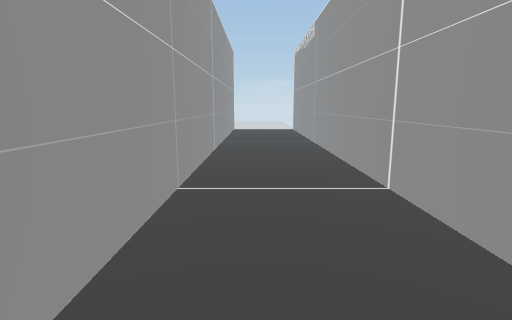
view 1 (above)

24 first-person views from a walk through a scene from a Unity 3-D project. The camera is 1.5 m above the floor, tilts 10° down and sees 80° across. Doors are open. The floor is counted in squares, 1 m on a side. Each view is taken from the middle of a square. On the plan, view 1 faces up. The plan holds only what a view shows up to about 15 squares ahead; the rest is blank. The place goes on beyond the plan.

view 2
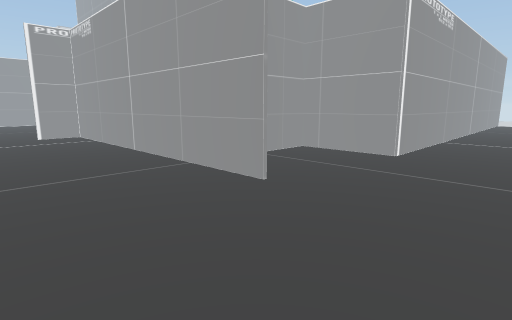

view 3
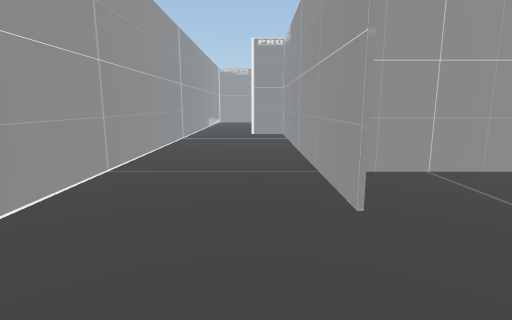

view 4
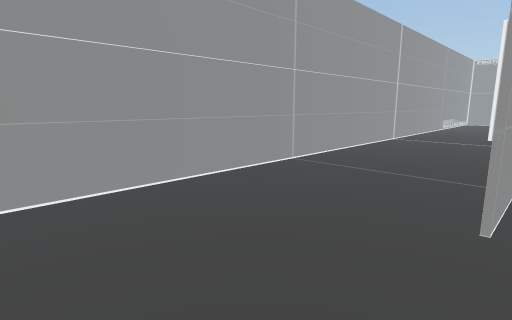

view 5
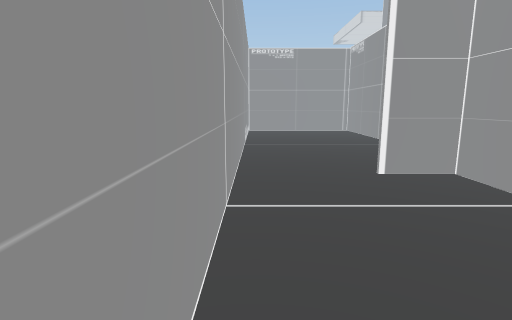

view 6
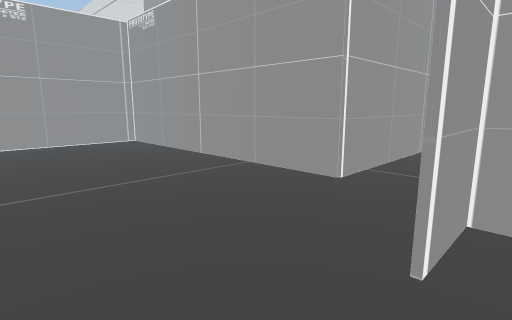

view 7
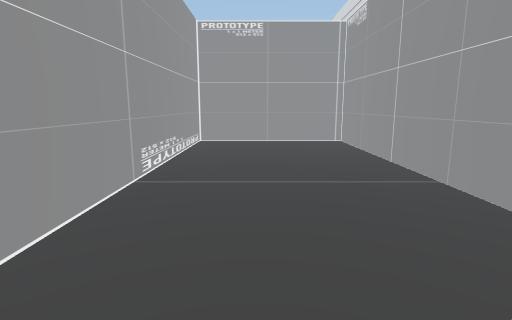

view 8
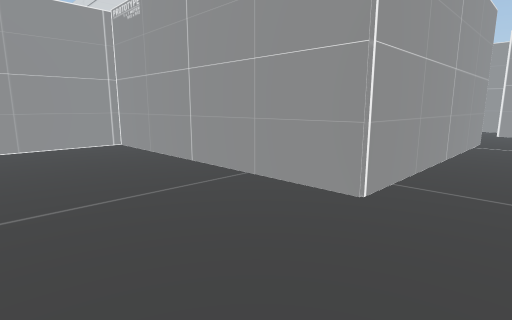

view 9
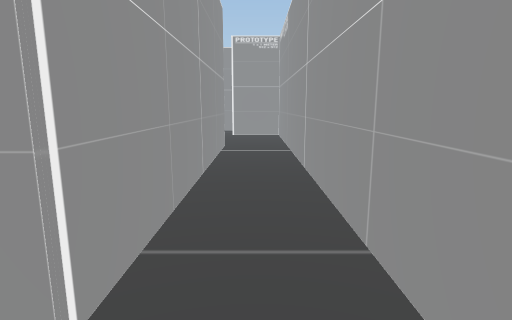

view 10
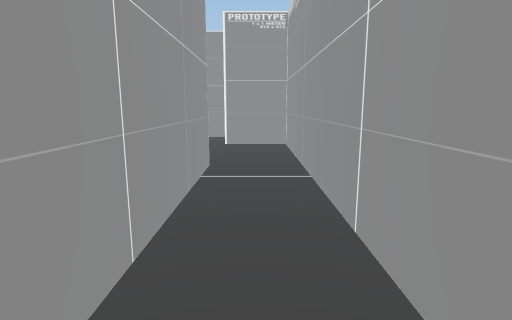

view 11
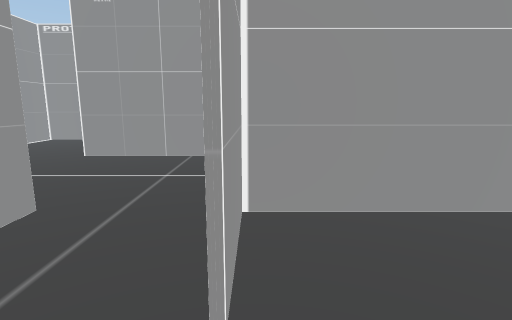

view 12
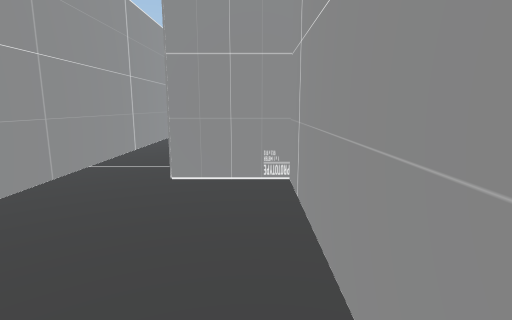

view 13
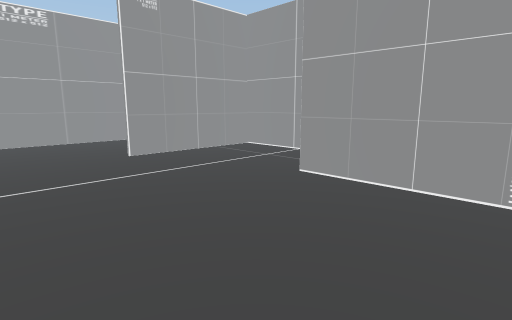

view 14
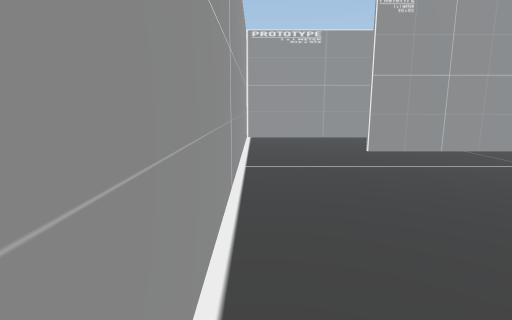

view 15
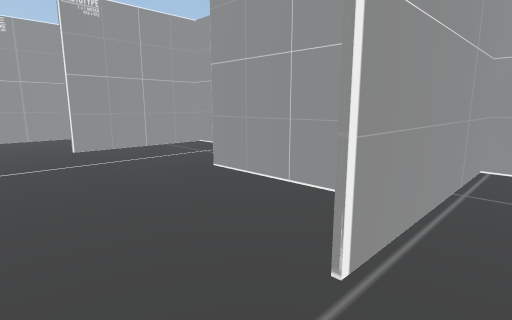

view 16
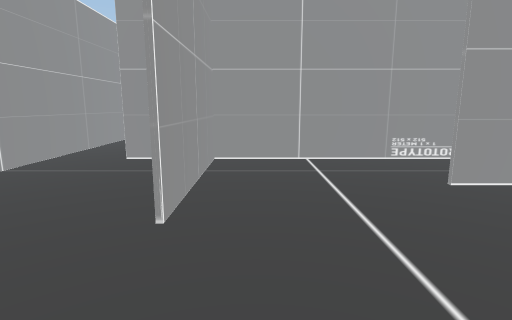

view 17
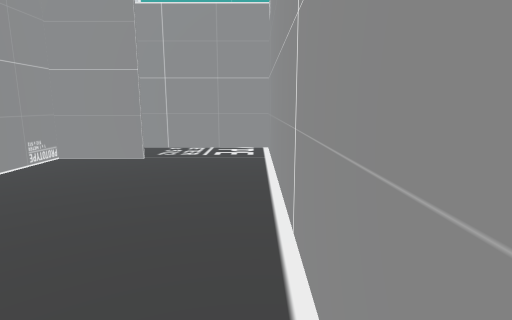

view 18
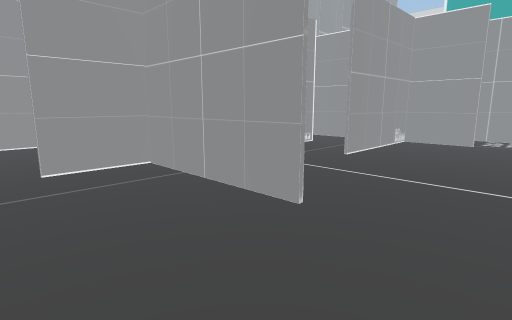

view 19
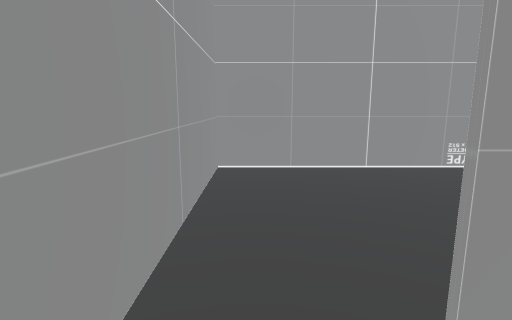

view 20
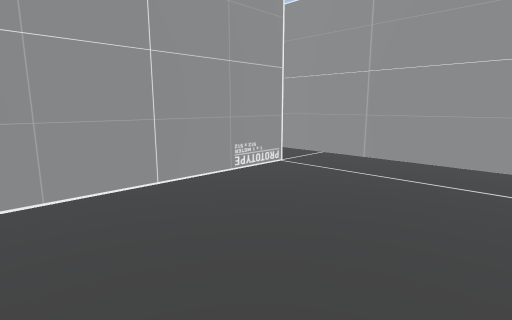

view 21
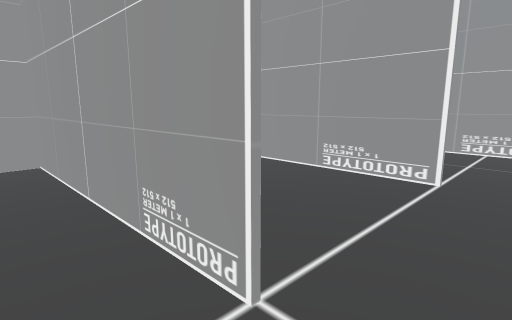

view 22
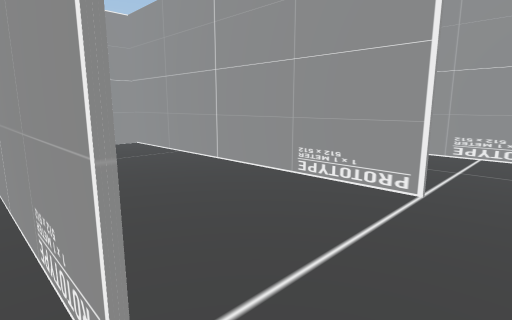

view 23
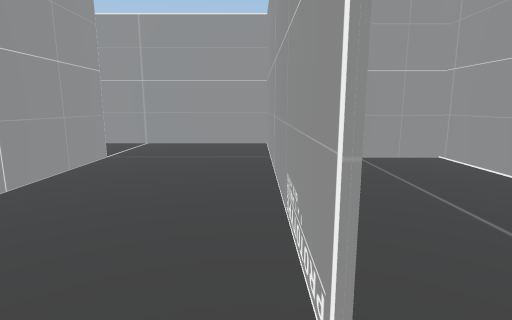

view 24
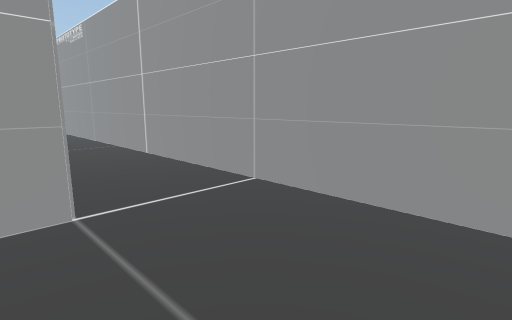

### Floor plan
Points are (right, up) in squares from view 1. A wall is a line through its corners. A room is listed if a view was taken in it or the views show most of it. See-through windows are left out.
Room 1 (views 1, 2, 3, 4, 5, 6, 7, 8, 9, 10)
walls: (-4.9, -4.4) (-2.2, -4.4); (-2.1, -4.5) (-14.7, -4.5) (-14.7, -6.2); (2.5, 2.8) (2.5, 15.2); (-14.8, -3.8) (-14.8, 7.5); (-17.2, 6.8) (-17.2, -3.3) (-27.4, -3.3) (-27.4, -9.4) (1.6, -9.4); (-1.4, 15.1) (-1.4, 0.5) (-4.9, 0.5) (-4.9, -3.5)
ways out: opening at (-16, 7) to room 2
Room 2 (view 11)
walls: (-19.7, 11.4) (-19.7, 6.8) (-17.2, 6.8); (-14.8, 7.5) (-14.8, 11.2) (-17.2, 11.2)
ways out: opening at (-16, 7) to room 1; opening at (-18.5, 11) to room 3
Room 3 (views 12, 13, 14, 15, 16, 17, 18, 19)
walls: (-14.8, 14.2) (-15.4, 14.2); (-9.7, 16.4) (-9.7, 11.2); (-17.5, 14.2) (-18.4, 14.2); (-9.8, 11.2) (-9.8, 16.2); (-17.4, 11.3) (-7.2, 11.3); (-19.7, 16.9) (-19.7, 14.3) (-14.8, 14.3); (-19.7, 12.4) (-19.7, 11.4); (-5.1, 11.5) (-5.1, 20.4) (-21.6, 20.4); (-22.2, 20.5) (-22.2, 15.9)
ways out: opening at (-18.5, 11) to room 2; opening at (-6.5, 11) to room 4; opening at (-21, 16)
Room 4 (views 20, 21, 22)
walls: (-12.6, 5.6) (-5.1, 5.6) (-5.1, 11.5); (-14.7, 10.4) (-14.7, 5.5)
ways out: opening at (-6.5, 11) to room 3; opening at (-13.5, 5) to room 5
Room 5 (views 23, 24)
walls: (-4.9, 5.4) (-8.9, 5.4); (-12.6, 0.6) (-1.5, 0.6) (-1.5, 18.1); (-14.7, 5.5) (-14.7, 3.6)
ways out: opening at (-13.5, 5) to room 4; opening at (-13.5, 0) to room 6
Room 6 (no view inside)
walls: (-7.6, -4.4) (-4.9, -4.4); (-13.1, -4.4) (-11.1, -4.4); (-5.1, -4.5) (-5.1, -2.1)
ways out: opening at (-13.5, 0) to room 5

Positions as (right, up) in squares from view 1, and headings:
1: (0, 0), facing up
2: (2, -9), facing up-left
3: (2, -6), facing left
4: (2, -4), facing down-left
5: (-8, -9), facing left
6: (-14, -9), facing up-left
7: (-14, -7), facing left
8: (-15, -8), facing up-left
9: (-16, -5), facing up
10: (-16, -1), facing up
11: (-19, 11), facing right
12: (-19, 13), facing down
13: (-19, 20), facing down-right
14: (-20, 20), facing right
15: (-21, 19), facing down-right
16: (-11, 20), facing down
17: (-11, 20), facing left
18: (-6, 19), facing down-left
19: (-6, 13), facing down
20: (-6, 11), facing down-left
21: (-14, 7), facing down-right
22: (-14, 6), facing down-right
23: (-14, 1), facing right
24: (-6, 1), facing up-right
